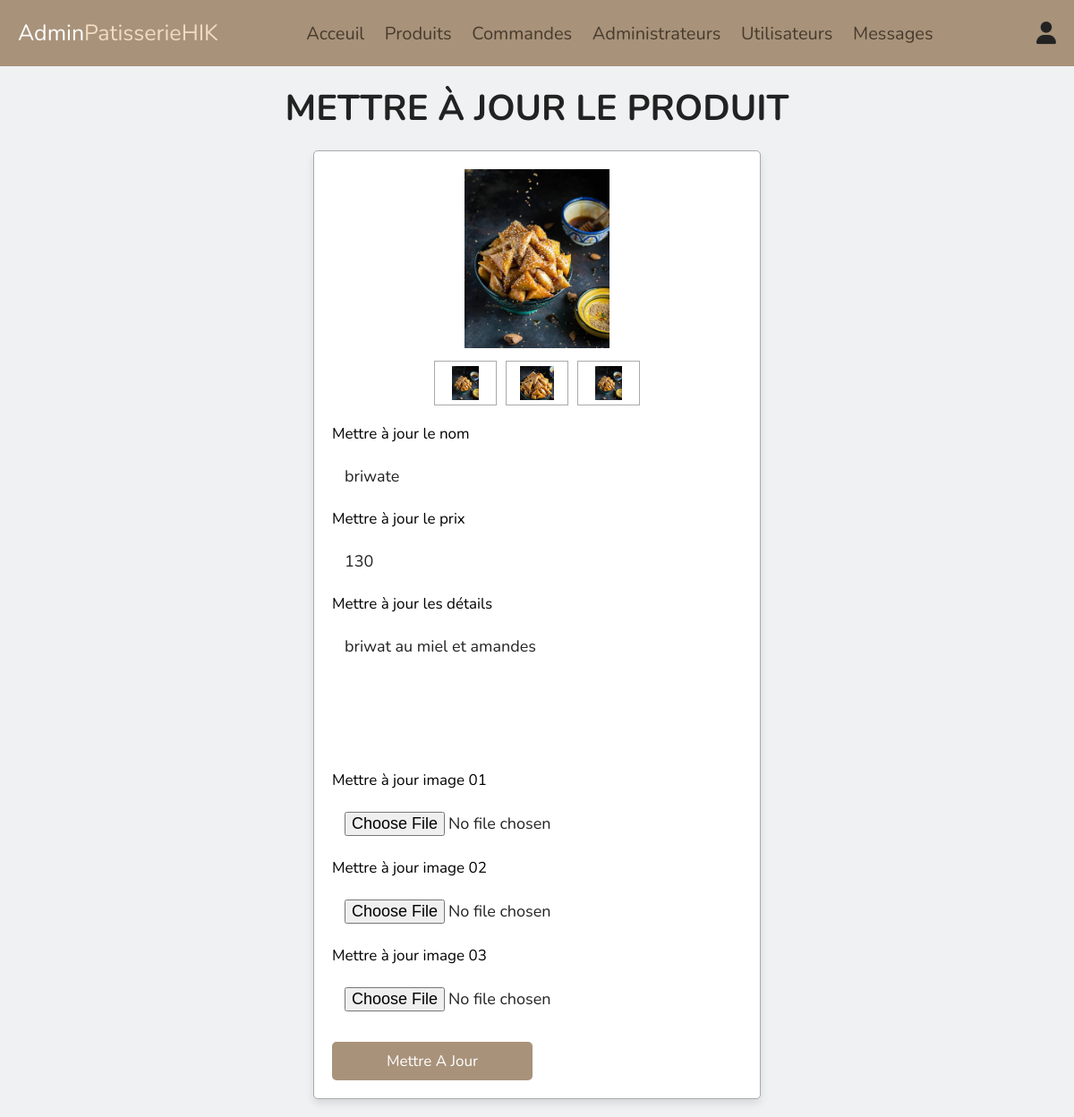
Screenshot of /admin/update_product.php?update=1 (signed in) with the database file from the repository.
### tables this page shows
CREATE TABLE IF NOT EXISTS `products` (
  `id` int(100) NOT NULL AUTO_INCREMENT,
  `name` varchar(100) NOT NULL,
  `details` varchar(500) NOT NULL,
  `price` int(10) NOT NULL,
  `image_01` varchar(100) NOT NULL,
  `image_02` varchar(100) NOT NULL,
  `image_03` varchar(100) NOT NULL,
  PRIMARY KEY (`id`)
);

### admin/update_product.php (the view, shortened to what this page needs)
<?php
include '../components/connect.php';
?>
<!DOCTYPE html>
<html lang="en">
<head>
   <link rel="stylesheet" href="https://cdnjs.cloudflare.com/ajax/libs/font-awesome/6.1.1/css/all.min.css">
   <link rel="stylesheet" href="../css/admin_style.css">
</head>
<body>
<?php include '../components/admin_header.php'; ?>
<section class="update-product">
   <h1 class="heading">Mettre à jour le produit</h1>
   <?php
      $update_id = $_GET['update'];
      $select_products = $conn->prepare("SELECT * FROM `products` WHERE id = ?");
      $select_products->execute([$update_id]);
      if($select_products->rowCount() > 0){
         while($fetch_products = $select_products->fetch(PDO::FETCH_ASSOC)){
   ?>
   <form action="" method="post" enctype="multipart/form-data">
      <div class="image-container">
         <div class="main-image">
            <img src="../uploaded_img/<?= $fetch_products['image_01']; ?>" alt="">
         </div>
         <div class="sub-image">
            <img src="../uploaded_img/<?= $fetch_products['image_01']; ?>" alt="">
            <img src="../uploaded_img/<?= $fetch_products['image_02']; ?>" alt="">
            <img src="../uploaded_img/<?= $fetch_products['image_03']; ?>" alt="">
         </div>
      </div>
      <span>Mettre à jour le nom</span>
      <input type="text" name="name" required class="box" maxlength="100" placeholder="entrer nom du produit" value="<?= $fetch_products['name']; ?>">
      <span>Mettre à jour le prix</span>
      <input type="number" name="price" required class="box" min="0" max="9999999999" placeholder="entrer prix du produit" onkeypress="if(this.value.length == 10) return false;" value="<?= $fetch_products['price']; ?>">
      <span>Mettre à jour les détails</span>
      <textarea name="details" class="box" required cols="30" rows="10"><?= $fetch_products['details']; ?></textarea>
      <span>Mettre à jour image 01</span>
      <input type="file" name="image_01" accept="image/jpg, image/jpeg, image/png, image/webp" class="box">
      <span>Mettre à jour image 02</span>
      <input type="file" name="image_02" accept="image/jpg, image/jpeg, image/png, image/webp" class="box">
      <span>Mettre à jour image 03</span>
      <input type="file" name="image_03" accept="image/jpg, image/jpeg, image/png, image/webp" class="box">
      <div class="flex-btn">
         <input type="submit" name="update" class="btn" value="Mettre a jour">
         <a href="products.php" class="option-btn">Retour</a>
      </div>
   </form>
   <?php
         }
      }else{
         echo '<p class="empty">Aucun produit trouvé !</p>';
      }
   ?>
</section>
</body>
</html>

### css/admin_style.css (style rules this page uses)
:root { --main-color: #a8927a; --primary-color: #eff1f3; --bg-color: #f1dcc2; --hover: #483b2d; --black:#222; --white:#fff; --border:.1rem solid #aaa; --box-shadow:0 .5rem 1rem rgba(0,0,0,.1); }
* { font-family: 'Nunito', sans-serif; margin:0; padding:0; box-sizing: border-box; outline: none; border:none; text-decoration: none; }
html { font-size: 62.5%; overflow-x: hidden; }
body { background-color: var(--primary-color); }
section { padding:2rem; max-width: 1200px; margin:0 auto; }
.heading { font-size: 4rem; color:var(--black); margin-bottom: 2rem; text-align: center; text-transform: uppercase; }
.btn, .delete-btn, .option-btn { display: block; width: 100%; margin-top: 1rem; border-radius: .5rem; padding:1rem 3rem; font-size: 1.7rem; text-transform: capitalize; color:var(--white); cursor: pointer; text-align: center; }
.btn { background-color: var(--main-color); }
.option-btn { background-color: var(--orange); }
.flex-btn { display: flex; gap:1rem; }
.update-product form { background-color: var(--white); box-shadow: var(--box-shadow); border-radius: .5rem; border:var(--border); padding:2rem; max-width: 50rem; margin:0 auto; }
.update-product form .image-container { margin-bottom: 2rem; }
.update-product form .image-container .main-image img { height: 20rem; width: 100%; object-fit: contain; }
.update-product form .image-container .sub-image { display: flex; gap:1rem; justify-content: center; margin:1rem 0; }
.update-product form .image-container .sub-image img { height: 5rem; width: 7rem; object-fit: contain; padding:.5rem; border:var(--border); cursor: pointer; transition: .2s linear; }
.update-product form .box { width: 100%; border-radius: .5rem; padding:1.4rem; font-size: 1.8rem; color:var(--black); background-color: var(--light-bg); margin:1rem 0; }
.update-product form span { font-size: 1.7rem; color:var(--light-color); }
.update-product form textarea { height: 15rem; resize: none; }

### rows the page displays
products: image_01 (picture), image_02 (picture), image_03 (picture), name "briwate", price "130", details "briwat au miel et amandes"
